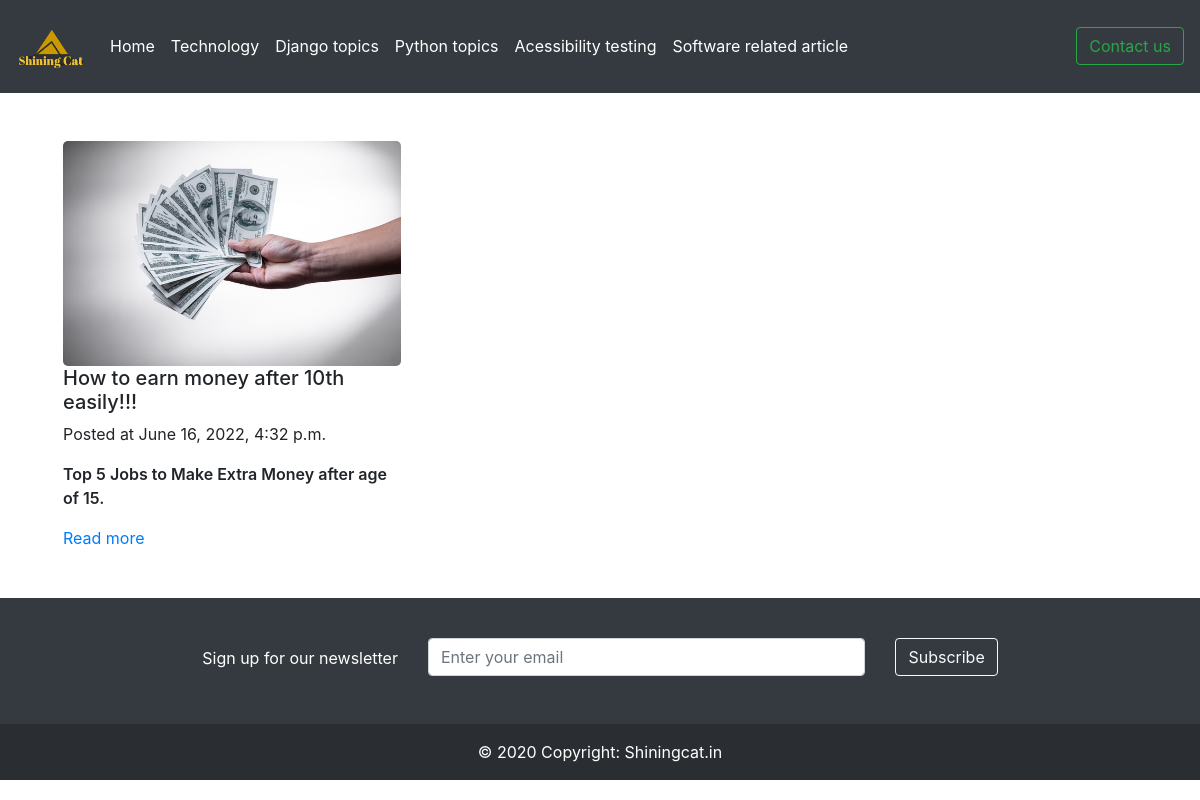
Page /django on the committed database.
### blog/models.py (models this page shows)
class Post(models.Model):
    title = models.CharField(max_length=255)
    article_img = models.ImageField(upload_to=None, height_field=None, width_field=None, max_length=100,default="")
    field = models.CharField(max_length=50,default="")
    slug = models.SlugField()
    intro = models.TextField()
    body = models.TextField()
    date_added = models.DateTimeField(auto_now_add=True)
    class Meta:
        ordering = ['-date_added']

### blog/views.py (the view)
# urls.py: path('django',djangotopic),
def djangotopic(request):
    posts = Post.objects.filter(field='django').values()
    print(posts)
    return render(request, 'blog/frontpage.html', {'posts': posts})

### blog/templates/blog/frontpage.html (shortened to what this page needs)
{% extends 'blog/base.html' %}
{% block content %}
<div class="row">
    {% for post in posts %}
        <div class="col-sm-4">
            <img src="/media/{{post.article_img}}" alt="Avatar" class="logo">
            <h5>{{ post.title }}</h5>
            <p class="textdate">Posted at {{ post.date_added }}</p>
            <p class="fontdate">{{ post.intro }}</p>
            <a href="{% url 'post_detail' post.slug %}">Read more</a>
            </div>
    {% endfor %}
{% endblock %}

### staticfiles/main.css (style rules this page uses)
img { border-radius:5px; }
.textdate { font-size: medium; }
.fontdate { font-size: medium; font-weight: 600; }

### rows in the picture
Post: article_img (picture), title "How to earn money after 10th easily!!!", date_added "June 16, 2022, 4:32 p.m.", intro "Top 5 Jobs to Make Extra Money after age of 15."
